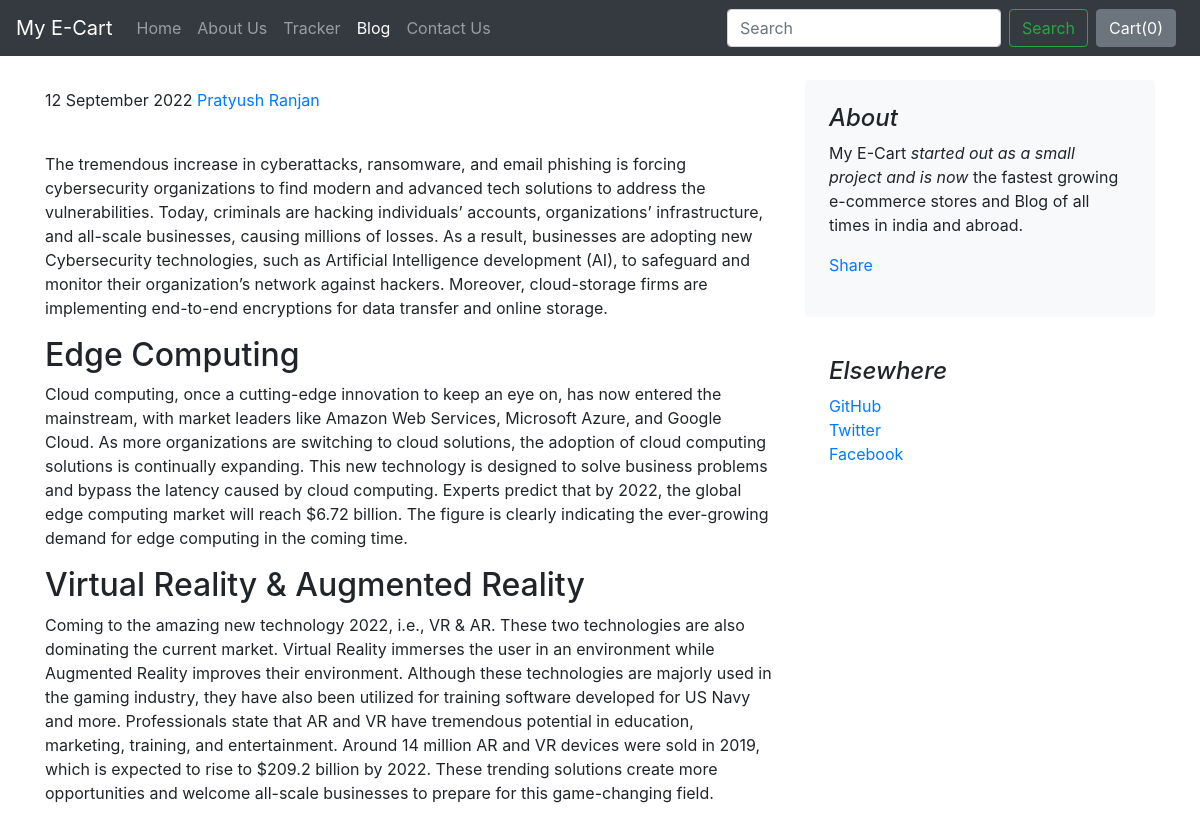
The page /blog/blogpost/6 on the database its author committed.
### blog/models.py (models this page shows)
class Blogpost(models.Model):
    post_id = models.AutoField(primary_key= True)
    tilte = models.CharField(max_length=50)
    head0 = models.CharField(max_length=500, default="")
    chead0 = models.CharField(max_length=5000, default="")
    head1 = models.CharField(max_length=500, default="")
    chead1 = models.CharField(max_length=5000, default="")
    head2 = models.CharField(max_length=500, default="")
    chead2 = models.CharField(max_length=5000, default="")
    pub_date = models.DateField()
    thumbnail = models.ImageField(upload_to='shop/images', default="")
    def __str__(self):
        return self.tilte

### blog/views.py (the view)
# urls.py: path("blogpost/<int:id>", views.blogpost, name="blogHome")
def blogpost(request, id):
    post = Blogpost.objects.filter(post_id = id)[0]
    print(post)
    return render(request, 'blog/blogpost.html',
                  {'post':post})

### blog/templates/blog/blogpost.html (shortened to what this page needs)
{% extends 'blog/basic.html' %}
{% block body %}
<div class="container">
    <div class="row mt-4">
        <div class="col-md-8 blog-main">
            <div class="blog-post">
                <p class="blog-post-meta">12 September 2022 <a href="#">Pratyush Ranjan</a></p>
                <div class="fb-like" data-href="http://127.0.0.1:8000/blog/blogpost/{{post.post_id}}" data-layout="standard" data-action="like" data-size="large" data-show-faces="false" data-share="true"></div><br>
                <p>{{post.chead0}}</p>
                <h2>{{post.head1}}</h2>
                <p>{{post.chead1}}</p>
                <h2>{{post.head2}}</h2>
                <p>{{post.chead2}}</p>
            </div>
        </div>
        <aside class="col-md-4 blog-sidebar">
            <div class="p-4 mb-3 bg-light rounded">
                <h4 class="font-italic">About</h4>
                <p class="mb-0">My E-Cart <em>started out as a small project and is now</em> the fastest growing e-commerce stores and Blog of all times in india and abroad.</p>
                <div class="my-3 fb-share-button" data-href="http://127.0.0.1:8000/blog/blogpost/{{post.post_id}}" data-layout="button_count" data-size="large"><a target="_blank" href="https://www.facebook.com/sharer/sharer.php?u=http%3A%2F%2F127.0.0.1%3A8000%2Fblog%2Fblogpost%2F4&src=sdkpreparse" class="fb-xfbml-parse-ignore">Share</a></div>
            </div>
            <div class="p-4">
                <h4 class="font-italic">Elsewhere</h4>
                <ol class="list-unstyled">
                    <li><a href="#">GitHub</a></li>
                    <li><a href="#">Twitter</a></li>
                    <li><a href="#">Facebook</a></li>
                </ol>
            </div>
        </aside>
    </div>
</div>
{% endblock %}

### rows shown on the page
Blogpost: chead0 "The tremendous increase in cyberattacks, ransomware, and email phishing is forcing cybersecurity organizations to find modern and advanced tech solutions to address the vulnerabilities. Today, criminals are hacking individuals’ accounts, organizations’ infrastructure, and all-scale businesses, causing millions of losses. As a result, businesses are adopting new Cybersecurity technologies, such as Artificial Intelligence development (AI), to safeguard and monitor their organization’s network against hackers. Moreover, cloud-storage firms are implementing end-to-end encryptions for data transfer and online storage.", head1 "Edge Computing", chead1 "Cloud computing, once a cutting-edge innovation to keep an eye on, has now entered the mainstream, with market leaders like Amazon Web Services, Microsoft Azure, and Google Cloud. As more organizations are switching to cloud solutions, the adoption of cloud computing solutions is continually expanding. This new technology is designed to solve business problems and bypass the latency caused by cloud computing. Experts predict that by 2022, the global edge computing market will reach $6.72 billion. The figure is clearly indicating the ever-growing demand for edge computing in the coming time.", head2 "Virtual Reality & Augmented Reality", chead2 "Coming to the amazing new technology 2022, i.e., VR & AR. These two technologies are also dominating the current market. Virtual Reality immerses the user in an environment while Augmented Reality improves their environment. Although these technologies are majorly used in the gaming industry, they have also been utilized for training software developed for US Navy and more. Professionals state that AR and VR have tremendous potential in education, marketing, training, and entertainment. Around 14 million AR and VR devices were sold in 2019, which is expected to rise to $209.2 billion by 2022. These trending solutions create more opportunities and welcome all-scale businesses to prepare for…"
